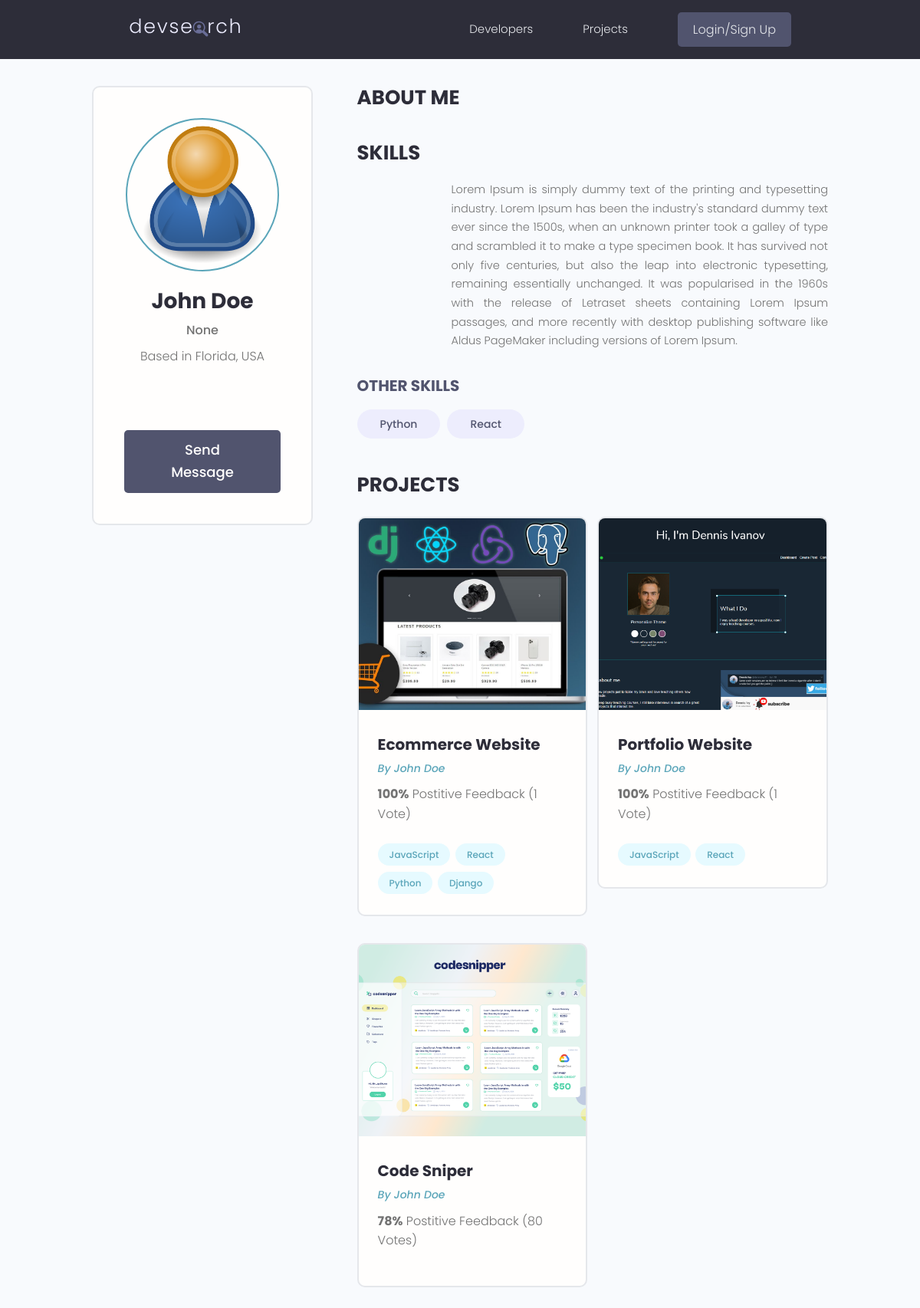
/profile/ea0e172d-aadb-47e1-901f-8f31ea6ab96a/, run on the app's committed database.
### users/models.py (models this page shows, shortened)
class Profile(models.Model):
    user = models.OneToOneField(User, on_delete=models.CASCADE, null=True, blank=True)
    name = models.CharField(max_length=200, blank=True, null=True)
    email = models.EmailField(max_length=500, blank=True, null=True)
    username = models.CharField(max_length=200, blank=True, null=True)
    location = models.CharField(max_length=200, blank=True, null=True)
    short_intro = models.CharField(max_length=200, blank=True, null=True)
    bio = models.TextField(blank=True, null=True)
    profile_image = models.ImageField(null=True, blank=True, upload_to='profiles/', default="profiles/user-default.png")
    social_github = models.CharField(max_length=200, blank=True, null=True)
    social_twitter = models.CharField(max_length=200, blank=True, null=True)
    social_linkedin = models.CharField(max_length=200, blank=True, null=True)
    social_youtube = models.CharField(max_length=200, blank=True, null=True)
    social_website = models.CharField(max_length=200, blank=True, null=True)
    created = models.DateTimeField(auto_now_add=True)
    id = models.UUIDField(default=uuid.uuid4, unique=True,
                          primary_key=True, editable=False)

class Skill(models.Model):
    owner = models.ForeignKey(Profile, on_delete=models.CASCADE, null=True, blank=True)
    name = models.CharField(max_length=200, blank=True, null=True)
    description = models.TextField(null=True, blank=True)
    created = models.DateTimeField(auto_now_add=True)
    id = models.UUIDField(default=uuid.uuid4, unique=True,
                          primary_key=True, editable=False)
    def __str__(self):
        return str(self.name)

### projects/models.py (models this page shows, shortened)
class Project(models.Model):
    owner = models.ForeignKey(Profile, null=True, blank=True, on_delete=models.SET_NULL)
    title = models.CharField(max_length=200)
    description = models.TextField(null=True, blank=True)
    featured_image = models.ImageField(null=True, blank=True, default="default.jpg")
    demo_link = models.CharField(max_length=2000, null=True, blank=True)
    source_link = models.CharField(max_length=2000, null=True, blank=True)
    tags = models.ManyToManyField('Tag', blank=True)
    vote_total = models.IntegerField(default=0, null=True, blank=True)
    vote_ratio = models.IntegerField(default=0, null=True, blank=True)
    created = models.DateTimeField(auto_now_add=True)
    id = models.UUIDField(default=uuid.uuid4, unique=True,
                          primary_key=True, editable=False)
    class Meta:
        ordering = ['-vote_ratio', '-vote_total', 'title']

class Tag(models.Model):
    name = models.CharField(max_length=200)
    created = models.DateTimeField(auto_now_add=True)
    id = models.UUIDField(default=uuid.uuid4, unique=True,
                          primary_key=True, editable=False)
    def __str__(self):
        return self.name

### users/views.py (the view)
# urls.py: path('profile/<str:pk>/', views.userProfile, name="user-profile"),
def userProfile(request, pk):
    profile = Profile.objects.get(id=pk)
    topSkills = profile.skill_set.exclude(description__exact="")
    otherSkills = profile.skill_set.filter(description="")
    context = {
        'profile':profile,
        'topSkills': topSkills,
        'otherSkills': otherSkills,
    }
    return render(request, 'users/user-profile.html', context)

### users/templates/users/user-profile.html (shortened to what this page needs)
{% extends 'main.html' %}
{% block content %}
 <main class="profile my-md">
    <div class="container">
      <div class="layout">
        <div class="column column--1of3">
          <div class="card text-center">
            <div class="card__body dev">
              <img class="avatar avatar--xl" src="{{ profile.profile_image.url }}" />
              <h2 class="dev__name">{{profile.name}}</h2>
              <p class="dev__title">{{profile.short_intro}}</p>
              <p class="dev__location">Based in {{profile.location}}</p>
              <ul class="dev__social">
              </ul>
              {% if request.user.profile.id != profile.id %}
              <a href="{% url 'create-message' profile.id %}" class="btn btn--sub btn--lg">Send Message </a>
              {% endif %}
            </div>
          </div>
        </div>
        <div class="column column--2of3">
          <div class="devInfo">
            <h3 class="devInfo__title">About Me</h3>
          </div>
          <div class="devInfo">
            <h3 class="devInfo__title">Skills</h3>
            <div class="devInfo__skills">
                {% for skill in topSkills %}
              <div class="devSkill">
                <p class="devSkill__info">{{skill.description}}</p>
              </div>
                {% endfor %}
              <h3 class="devInfo__subtitle">Other Skills</h3>
              <div class="devInfo__otherSkills">
                {% for skill in otherSkills %}
                <span class="tag tag--pill tag--sub tag--lg">
                  <small>{{skill}}</small>
                </span>
                {% endfor %}
              </div>
            </div>
          </div>
          <div class="devInfo">
            <h3 class="devInfo__title">Projects</h3>
            <div class="grid grid--two">
                {% for project in profile.project_set.all %}
              <div class="column">
                <div class="card project">
                  <a href="{% url 'project' project.id %}" class="project">
                    <img class="project__thumbnail" src="{{project.featured_image.url}}" alt="project thumbnail" />
                    <div class="card__body">
                      <h3 class="project__title">{{project.title}}</h3>
                      <p><a class="project__author" href="{% url 'user-profile' project.owner.id %}">By {{project.owner.name}}</a></p>
                      <p class="project--rating">
                        <span style="font-weight: bold;">{{project.vote_ratio}}%</span> Postitive
                        Feedback ({{project.vote_total}} Vote{{project.vote_total|pluralize:"s"}})
                      </p>
                      <div class="project__tags">
                        {% for tag in project.tags.all %}
                        <span class="tag tag--pill tag--main">
                          <small>{{tag}}</small>
                        </span>
                        {% endfor %}
                      </div>
                    </div>
                  </a>
                </div>
              </div>
              {% endfor %}
            </div>
          </div>
        </div>
      </div>
    </div>
  </main>
{% endblock content %}

### static/styles/app.css (style rules this page uses)
:root { --color-sub: #2d2d39; }
.btn--sub { background-color: var(--color-sub-light); }
.card { border: 2px solid var(--color-light); }
img { width: 100%; }
.profile .card > .dev { padding: 4rem; }
.dev__name { color: var(--color-sub); font-size: 2.8rem; font-weight: 700; margin-top: 1rem; margin-bottom: 0.5rem; }
.dev__title { font-size: 1.6rem; font-weight: 500; line-height: 1.3; }
.dev__location { margin-top: 1rem; }
.dev__social { margin: 3rem 0; list-style: none; display: flex; justify-content: center; gap: 1.5rem; }
.devInfo { margin-bottom: 3rem; }
.devInfo__title, .devInfo__subtitle { font-size: 2.6rem; color: var(--color-sub); text-transform: uppercase; font-weight: 700; margin-bottom: 1.5rem; }
.devInfo__subtitle { font-size: 2rem; color: var(--color-sub-light); }
.devInfo__about, .devSkill__info { font-size: 1.45rem; line-height: 1.7; text-align: justify; }
.devSkill { margin-bottom: 3rem; }
@media screen and (min-width: 700px) { .devSkill { display: flex; justify-content: space-between; gap: 3rem; } }
@media screen and (min-width: 700px) { .devSkill__info { flex-basis: 80%; } }
.project__author { font-size: 1.4rem; font-style: italic; }
.project--rating { margin-bottom: 1.6em; margin-top: .5em; }
.project__thumbnail { height: 25rem; object-fit: cover; object-position: top center; }
.project__title { font-size: 2rem; font-weight: 700; color: var(--color-sub); }

### static/uikit/styles/modules/_variables.css (style rules this page uses)
:root { --color-main: #5aa5b9; --color-main-light: #e6faff; --color-sub: #3f4156; --color-sub-light: #51546e; --color-sub-lighter: #ededfd; --color-text: #737373; --color-gray: #8b8b8b; --color-light: #e5e7eb; --color-light-gray: #767676; --color-bg: #f8fafd; --color-white: #fffefd; --color-white-light: #f3f3f3; --color-success: #359e64; --color-success-bg: #def8e8; --color-error: #fc4b0b; --color-error-bg: #fff2ee; --font-base: 'Poppins', arial, helvetica, 'Segoe UI', roboto, ubuntu, sans-serif; --font-monospace: 'Fira Code', 'Courier New', courier, monospace; --font-regular: 300; --font-medium: 500; --font-bold: 700; --generic-shadow: 1px 1px 5px #00000010; --generic-transition: all 0.3s ease-in-out; }

### static/uikit/styles/modules/_base.css (style rules this page uses)
* { margin: 0; padding: 0; box-sizing: border-box; text-rendering: optimizeLegibility; color: inherit; font-size: inherit; }
html { font-size: 50%; }
@media only screen and (min-width: 480px) { html { font-size: 56.25%; } }
@media only screen and (min-width: 1200px) { html { font-size: 62.5%; } }
body { line-height: 1.6; font-weight: 400; font-size: 1.5rem; color: var(--color-text); background-color: var(--color-bg); min-height: 100vh; }

### static/uikit/styles/modules/_typography.css (style rules this page uses)
* { font-family: var(--font-base); }
h2 { font-size: 3.6rem; font-weight: var(--font-bold); }
h3 { font-size: 3.2rem; font-weight: var(--font-medium); }
p, span, strong { font-size: 1.6rem; color: var(--color-text); font-weight: var(--font-regular); }
a { padding-bottom: 2px; text-decoration: none; display: inline-block; color: var(--color-main); font-weight: var(--font-medium); }

### static/uikit/styles/modules/_utilities.css (style rules this page uses)
.container { width: 92%; max-width: 165rem; margin: 0 auto; box-sizing: border-box; }
@media screen and (min-width: 1000px) { .container { width: 90%; } }
@media screen and (min-width: 1200px) { .container { width: 80%; } }
.text-center { text-align: center; }
.my-md { margin: 3rem auto; }

### static/uikit/styles/modules/_avatar.css (style rules this page uses)
.avatar { border-radius: 50%; border: 2px solid var(--color-main); object-fit: cover; }
.avatar--xl { height: 20rem; width: 20rem; }

### static/uikit/styles/modules/_button.css (style rules this page uses)
.btn { display: inline-block; position: relative; cursor: pointer; background-color: var(--color-light); font-weight: var(--font-medium); color: var(--color-sub); text-decoration: none; padding: 1rem 2rem; border-radius: 0.5rem; border: none; width: -webkit-fit-content; width: -moz-fit-content; width: fit-content; height: -webkit-fit-content; height: -moz-fit-content; height: fit-content; font-size: 1.6rem; outline-width: 0; outline-color: transparent; -webkit-backface-visibility: hidden; backface-visibility: hidden; transition: all 0.3s ease-in-out; }
.btn--sub { background-color: var(--color-sub); color: var(--color-white); }
.btn--lg { font-size: 1.8rem; padding: 1.2rem 4.5rem; }

### static/uikit/styles/modules/_card.css (style rules this page uses)
.card { border-radius: 1rem; background-color: var(--color-white); border: 1.5px solid var(--color-light); width: auto; height: auto; margin-top: 0.5rem; margin-bottom: 0.5rem; overflow: hidden; }
.card__body, .card__header { padding: 2rem 2.5rem; }

### data on the page
Profile: profile_image (placeholder picture), name "John Doe", short_intro "None", location "Florida, USA"
Skill: description "Lorem Ipsum is simply dummy text of the printing and typesetting industry. Lorem Ipsum has been the industry's standard dummy text ever since the 1500s, when an unknown printer took a galley of type and scrambled it to make a type specimen book. It has survived not only five centuries, but also the leap into electronic typesetting, remaining essentially unchanged. It was popularised in the 1960s with the release of Letraset sheets containing Lorem Ipsum passages, and more recently with desktop publishing software like Aldus PageMaker including versions of Lorem Ipsum."
Skill: name "Python"
Skill: name "React"
Project: featured_image (picture), title "Ecommerce Website", owner.name "John Doe", vote_ratio "100", vote_total "1"
Tag: name "JavaScript"
Tag: name "React"
Tag: name "Python"
Tag: name "Django"
Project: featured_image (picture), title "Portfolio Website", owner.name "John Doe", vote_ratio "100", vote_total "1"
Project: featured_image (picture), title "Code Sniper", owner.name "John Doe", vote_ratio "78", vote_total "80"
